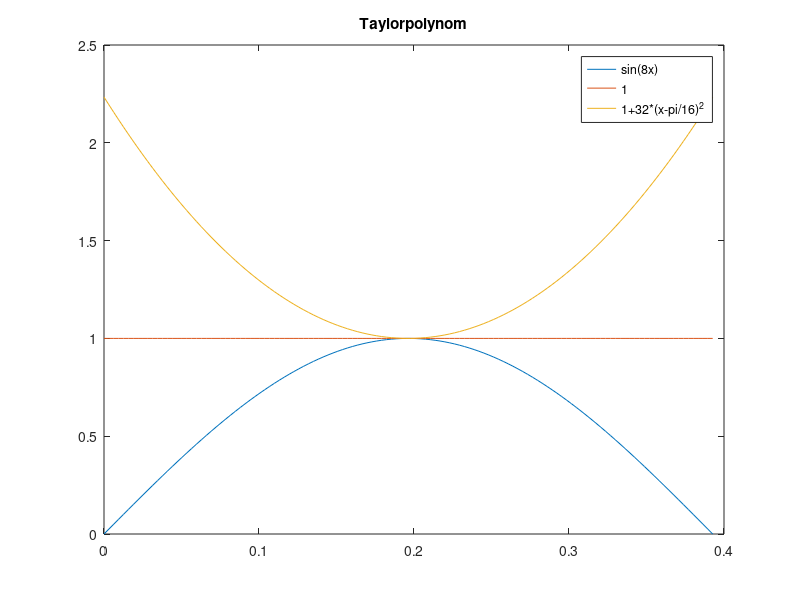
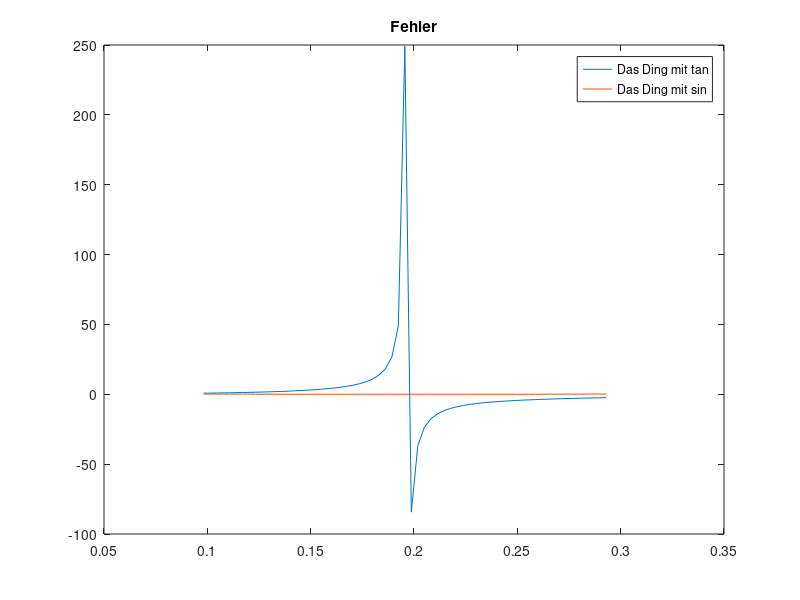

These figures' MATLAB source, in order:
%zweiter Punkt der Aufgabe
%Das x soll sagen, welche Daten wir gerne hätten
x = 0:pi/1000:pi/8;
%Funktion g(x)
p0 = sin(8*x);
%Erster Grad
p1 = 1+0*x;
%Zweiter Grad
p2 = 1+32*(x.^2-pi/8*x+pi.^2/16.^2);
%Plottet die drei Funktionen mit den Eingabewerten von x
plot(x,p0,x,p1,x,p2);
%Das verstehst du hoffentlich nigga
title("Taylorpolynom");
legend('sin(8x)','1','1+32*(x-pi/16)^2');

%Die letzte Aufgabe
a = pi/32:pi/1000:3*pi/32;
%Ich habe vergessen wie man diese Funktionen nennt, aber du verstehst das
%sicher xD
f0 = a*8.*tan(8*a);
f1 = abs(sin(8*a)-sin(8*(a+0.05))/sin(8*a));
%figure öffnet ein zweites Fenster, damit man einfach nur einen Code nutzen
%kann. Ich gucke mal später nach, ob man den Titel ändern kann des Fensters
%selber
figure;
%Man kann auch so zwei Funktionen in einem Graphen zeichnen. Damit kann ich
%noch leichter paar Sachen einstellen um es schöner zu machen. Aber das
%mache ich später
plot(a,f0);
hold on;
plot(a,f1);
title("Fehler");
%Ja ich habe das vergessen zu machen also hast du nur die kaka version
%davon
legend('Das Ding mit tan', 'Das Ding mit sin');